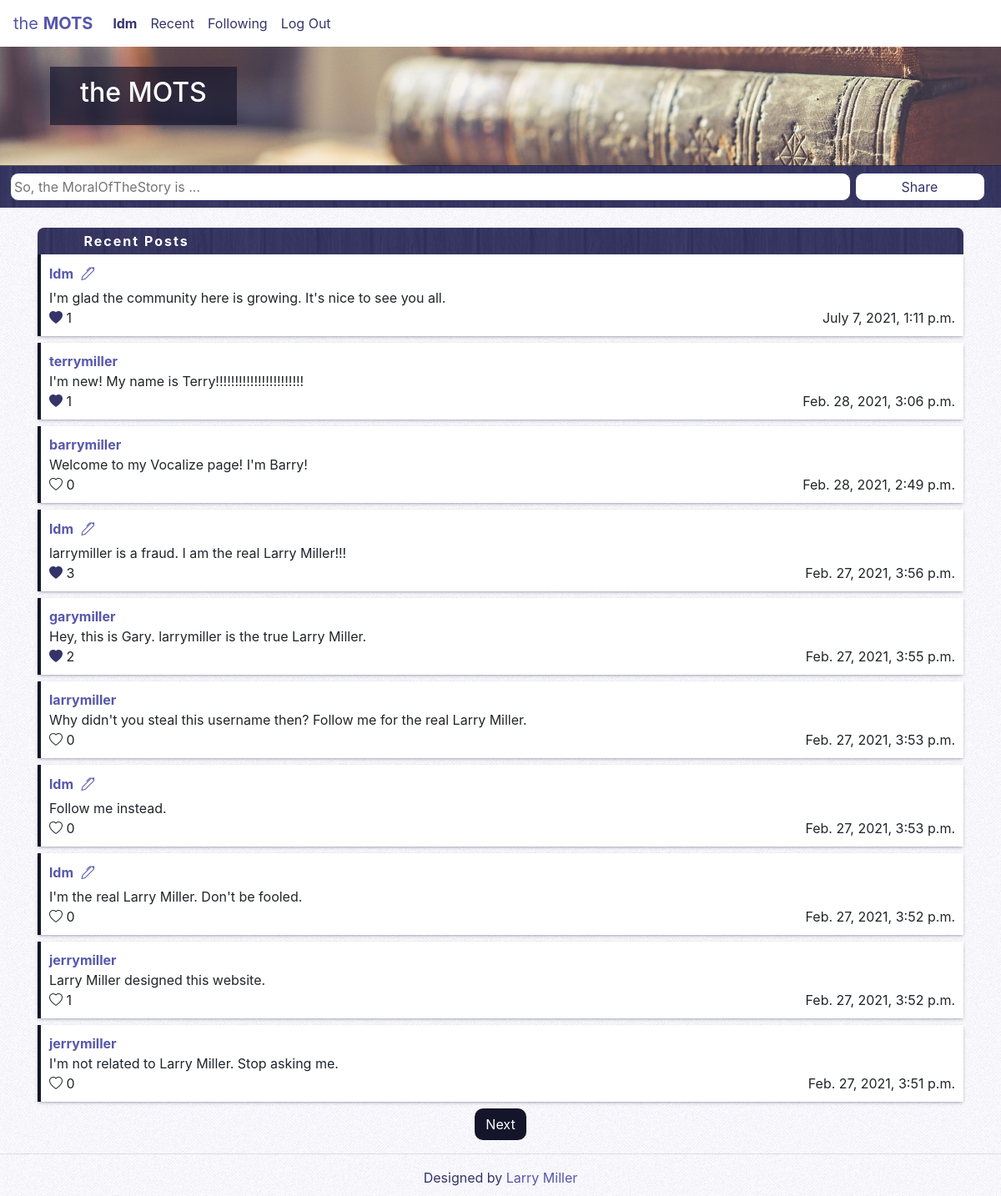
Screenshot of / (signed in) with the database file from the repository.
### network/models.py (models this page shows, shortened)
class User(AbstractUser):
    pass

class Post(models.Model):
    poster = models.ForeignKey(User, on_delete=models.CASCADE, related_name="posts", null=True)
    content = models.CharField(max_length=500, null=True)
    time = models.DateTimeField(auto_now_add=True, null=True)

### network/views.py (the view)
# urls.py: path("", views.index, name="index"),
def index(request):
    posts = Post.objects.all().order_by('-time')
    activePosts = {}
    isLiked = {}
    likeIds = {}
    page = ""
    for post in posts:
        isLiked[post] = False
        if request.user.is_authenticated:
            if Like.objects.filter(postId=post.id, liker=request.user).count() > 0:
                currentLike = Like.objects.get(postId=post.id, liker=request.user)
                likeIds[post.id] = currentLike.id
            if Like.objects.filter(postId=post.id, liker=request.user, is_liked=True).count() > 0:
                isLiked[post] = True
        count = Like.objects.filter(postId=post.id, is_liked=True).count()
        activePosts[post] = count
        p = Paginator(posts, 10)
        page_num = request.GET.get('page', 1)
        try:
            page = p.page(page_num)
        except EmptyPage:
            page = p.page(1)
    return render(request, "network/index.html", {"activePosts": activePosts, "page": page, "isLiked": isLiked, "likeIds": likeIds})

### network/templates/network/index.html (shortened to what this page needs)
{% extends "network/layout.html" %}
{% block body %}
    {% if user.is_authenticated %}
        <div class="bannerbox">
            <br>
            <div class="bannerheader">
                <h2>the MOTS</h2>
            </div>
            <br>
            <br>
        </div>
        <div class="shareform">
            <form style="display: inline; padding: 1%;" action='{% url "newpost" %}' method="POST">
                <input type="text" style="width: 84%;" maxlength=500 name="content" placeholder="So, the MoralOfTheStory is ...">
                <input type="submit" class="btnshare" style="width: 13%;" value="Share">
            </form>
        </div>
        <br>
    {% endif %}
<div class="container">
    <div class="postsheading">Recent Posts</div>
    {% for k in page %}
        <div class="simplebox">
            <a href="{% url 'profile' k.poster %}"><b>{{ k.poster }}</b></a>
            {% if k.poster == user %}
                <button class="btn editbutton" id="editbutton{{ k.id }}" onclick="EditForm('{{ k.id }}')"><i class="bi bi-pen"></i></button>
            {% endif %}
            <p style="display: block;" id="postcontent{{ k.id }}">{{ k.content }}</p>
            <div class="row">
                <div class="col-3">
                    {% for post, bool in isLiked.items %}
                        {% if post == k and bool %}
                            <span onclick="Like('{{ k.id }}')"><i class="bi bi-heart-fill" id="likebutton{{ k.id }}"></i></span>
                            <span id="likecounter{{ k.id }}">
                                {% for currentPost, likeCount in activePosts.items %}
                                    {% if currentPost == k %}
                                        {{ likeCount }}
                                    {% endif %}
                                {% endfor %}
                            </span>
                        {% elif post == k %}
                            {% if user.is_authenticated %}
                                <span onclick="Like('{{ k.id }}')"><i class="bi bi-heart" id="likebutton{{ k.id }}"></i></span>
                                <span id="likecounter{{ k.id }}">
                                {% for currentPost, likeCount in activePosts.items %}
                                    {% if currentPost == k %}
                                        {{ likeCount }}
                                    {% endif %}
                                {% endfor %}
                                </span>
                            {% endif %}
                        {% endif %}
                    {% endfor %}
                </div>
                <div class="col-9">
                    <p class="posttime">{{ k.time }}</p>
                </div>
            </div>
        </div>
    {% endfor %}
    {% ifnotequal activePosts|length 0 %}
        <div style="text-align: center;">
                {% if page.has_next %}
                    <a href="{% url 'index' %}?page={{ page.next_page_number }}" class="btn btnactive">Next</a>
                {% endif %}
        </div>
    {% endifnotequal %}
</div>
{% endblock %}

### network/templates/network/layout.html (shortened to what this page needs)
{% load static %}
<!DOCTYPE html>
<html lang="en">
    <head>
        <link rel="stylesheet" href="https://stackpath.bootstrapcdn.com/bootstrap/4.4.1/css/bootstrap.min.css">
        <link rel="stylesheet" href="https://cdn.jsdelivr.net/npm/bootstrap-icons@1.3.0/font/bootstrap-icons.css">
        <link href="{% static 'network/styles.css' %}" rel="stylesheet">
    </head>
    <body>
        <nav class="navbar navbar-expand">
            <a class="navbar-brand" href="/">the <b>MOTS</b></a>
            <div>
              <ul class="navbar-nav mr-auto">
                {% if user.is_authenticated %}
                    <li class="nav-item">
                        <strong><a class="nav-link" href="{% url 'profile' user.username %}" id="profileLink">{{ user.username }}</a></strong>
                    </li>
                {% endif %}
                <li class="nav-item">
                  <a class="nav-link" href="{% url 'index' %}">Recent</a>
                </li>
                {% if user.is_authenticated %}
                    <li class="nav-item">
                        <a class="nav-link" href="{% url 'following' %}">Following</a>
                    </li>
                    <li class="nav-item">
                        <a class="nav-link" href="{% url 'logout' %}">Log Out</a>
                    </li>
                {% endif %}
              </ul>
            </div>
          </nav>
        <div class="body">
            {% block body %}
            {% endblock %}
        </div>
        <hr>
        <div class="footer">
            <p>Designed by <a href="https://github.com/larrymillerprogramming">Larry Miller</a></p>
        </div>
    </body>
</html>

### network/static/network/styles.css (style rules this page uses)
body { background-color: #fafaff; background-image: url('groovepaper.png') !important; background-attachment: fixed; word-wrap: break-word; }
h2 { text-align: center; color: #ffffff; }
p { margin: 0; }
a { color: #5757ac; transition-duration: 0.25s; }
.navbar { position: sticky; top: 0; z-index: 1; background-color: #ffffff; }
.nav-link { color: #343469; }
.bannerbox { color: #ffffff; background-color: #9c894d; background-image: url('booksbanner.jpg') !important; background-position: center; background-repeat: no-repeat; background-size: cover; border-bottom: 1px solid #14142aaa; }
.bannerheader { color: #ffffff; background-color: #14142aaa; padding: 1% 3% 1% 3%; margin-left: 5%; width: fit-content; }
.shareform { padding-top: 8px; padding-bottom: 8px; background-color: #5757ac; background-image: url('dark-wood.png') !important; }
.simplebox { background-color: #ffffff; border-left: 4px solid #14142a; box-shadow: rgba(50, 50, 93, 0.25) 0px 2px 5px -1px, rgba(0, 0, 0, 0.3) 0px 1px 3px -1px; padding: 10px; margin-bottom: 8px; }
.postsheading { background-color: #5757ac; background-image: url('dark-wood.png') !important; border-radius: 8px 8px 0px 0px; color: #ffffff; font-weight: bold; letter-spacing: 2px; padding: 4px 4px 4px 5%; }
.posttime { text-align: right; }
.editbutton { color: #5757ac; padding: 0px 4px 4px 4px; }
input { padding: 4px; border: 1px solid #343469; border-radius: 10px; }
.btn { border-radius: 10px; }
.btnactive { color: #ffffff; background-color: #14142a; }
.btnshare { color: #343469; background-color: #ffffff; }
.bi-heart-fill { color: #343469; }
.footer { color: #343469; text-align: center; padding-bottom: 10px; }

### rows the page displays
User: username "ldm"
Post: poster "ldm", content "I'm glad the community here is growing. It's nice to see you all.", likeCount "1", time "July 7, 2021, 1:11 p.m."
Post: poster "terrymiller", content "I'm new! My name is Terry!!!!!!!!!!!!!!!!!!!!!!!", likeCount "1", time "Feb. 28, 2021, 3:06 p.m."
Post: poster "barrymiller", content "Welcome to my Vocalize page! I'm Barry!", likeCount "0", time "Feb. 28, 2021, 2:49 p.m."
Post: poster "ldm", content "larrymiller is a fraud. I am the real Larry Miller!!!", likeCount "3", time "Feb. 27, 2021, 3:56 p.m."
Post: poster "garymiller", content "Hey, this is Gary. larrymiller is the true Larry Miller.", likeCount "2", time "Feb. 27, 2021, 3:55 p.m."
Post: poster "larrymiller", content "Why didn't you steal this username then? Follow me for the real Larry Miller.", likeCount "0", time "Feb. 27, 2021, 3:53 p.m."
Post: poster "ldm", content "Follow me instead.", likeCount "0", time "Feb. 27, 2021, 3:53 p.m."
Post: poster "ldm", content "I'm the real Larry Miller. Don't be fooled.", likeCount "0", time "Feb. 27, 2021, 3:52 p.m."
Post: poster "jerrymiller", content "Larry Miller designed this website.", likeCount "1", time "Feb. 27, 2021, 3:52 p.m."
Post: poster "jerrymiller", content "I'm not related to Larry Miller. Stop asking me.", likeCount "0", time "Feb. 27, 2021, 3:51 p.m."
